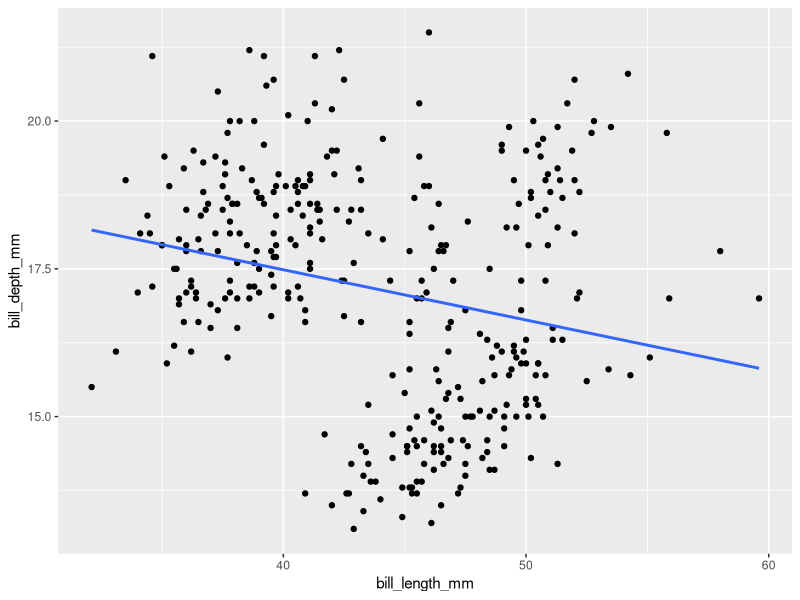
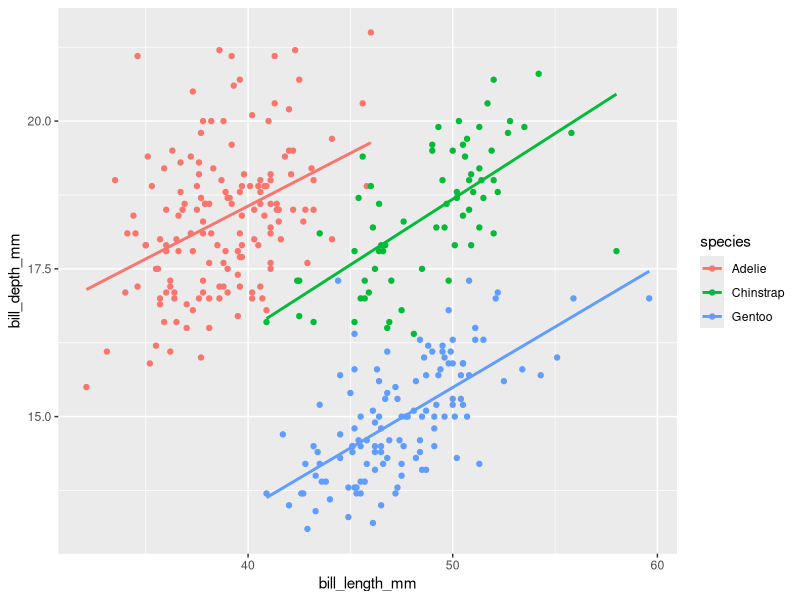

Recreate these plots in R, in order.
## ---- chunk 1
#| label: load-packages
#| message: false
library(tidyverse)
library(palmerpenguins)
## ---- chunk 2
#| label: glimpse
glimpse(penguins)
## ---- chunk 3
#| label: bill-depth-width
ggplot(penguins, aes(x = bill_length_mm, y = bill_depth_mm)) +
  geom_point() +
  geom_smooth(method = "lm", se = FALSE)
## ---- chunk 4
#| label: bill-depth-width-species
ggplot(penguins, aes(x = bill_length_mm, y = bill_depth_mm, color = species)) +
  geom_point() +
  geom_smooth(method = "lm", se = FALSE)
